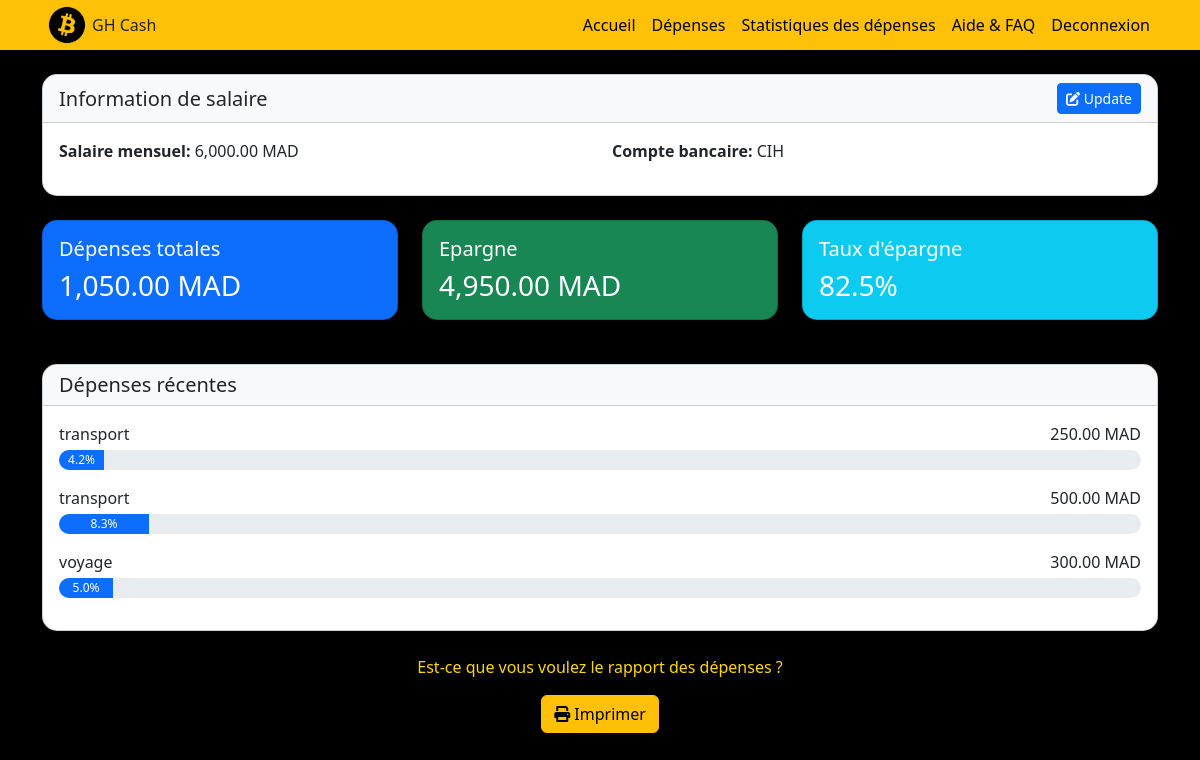
The page /login/dashboard.php (signed in) on the database its author committed.
### tables this page shows
CREATE TABLE `users` (
  `id_user` int(11) NOT NULL,
  `nom_user` varchar(200) NOT NULL,
  `prenom_user` varchar(200) NOT NULL,
  `username_user` varchar(200) NOT NULL,
  `email_user` varchar(200) NOT NULL,
  `password_user` varchar(200) NOT NULL,
  `city_user` varchar(200) NOT NULL,
  `bank_user` varchar(200) NOT NULL,
  `salaire_user` decimal(10,2) NOT NULL DEFAULT 0.00
);

CREATE TABLE `depenses` (
  `id_depense` int(11) NOT NULL,
  `id_user` int(11) NOT NULL,
  `categorie` varchar(50) NOT NULL,
  `montant` decimal(10,2) NOT NULL,
  `date_transaction` date NOT NULL
);

### login/dashboardCode.php (called while the page is built, shortened)
<?php
$conn = mysqli_connect("localhost", "root", "", "pfe");
$user_id = (int)$_SESSION['user_id'];
$user_query = "SELECT * FROM users WHERE id_user = $user_id";
$user_result = mysqli_query($conn, $user_query);
$user = mysqli_fetch_assoc($user_result);
$expenses_query = "SELECT SUM(montant) as total_expenses FROM depenses WHERE id_user = $user_id";
$expenses_result = mysqli_query($conn, $expenses_query);
$expenses_data = mysqli_fetch_assoc($expenses_result);
$total_expenses = (float)($expenses_data['total_expenses'] ?? 0);
$salaire = isset($user['salaire_user']) ? (float)$user['salaire_user'] : 0.00;
$savings = $salaire - $total_expenses;
$salaire_value = isset($user['salaire_user']) && $user['salaire_user'] > 0 ? (float)$user['salaire_user'] : 1;
$recent_expenses_query = "SELECT
    categorie,
    montant,
    date_transaction,
    (montant / GREATEST(?, 1)) * 100 as percentage
    FROM depenses
    WHERE id_user = ?
    ORDER BY date_transaction DESC
    LIMIT 5";
$stmt = $conn->prepare($recent_expenses_query);
$stmt->bind_param("di", $salaire_value, $user_id);
$stmt->execute();
$recent_expenses_result = $stmt->get_result();
$recent_expenses = [];
while ($row = mysqli_fetch_assoc($recent_expenses_result)) {
    $recent_expenses[] = $row;
}
?>

### login/dashboard.php (the view, shortened to what this page needs)
<?php
require_once 'dashboardCode.php';
?>
<!DOCTYPE html>
<html lang="en">
<head>
    <link href="https://cdn.jsdelivr.net/npm/bootstrap@5.3.0/dist/css/bootstrap.min.css" rel="stylesheet">
    <link rel="stylesheet" href="https://cdnjs.cloudflare.com/ajax/libs/font-awesome/6.0.0/css/all.min.css">
    <link rel="stylesheet" href="../css/styles.css">
</head>
<body>
    <nav class="navbar navbar-expand-lg navbar-warning bg-warning">
        <div class="container">
            <div class="logo">
                <img src="../img/btc.png" alt="Image">
                GH Cash
            </div>
            <ul class="navbar-nav">
                <li class="nav-item"><a class="nav-link" href="../index.php">Accueil</a></li>
                <li class="nav-item"><a class="nav-link" href="depenses.php">Dépenses</a></li>
                <li class="nav-item"><a class="nav-link" href="stats.php">Statistiques des dépenses</a></li>
                <li class="nav-item"><a class="nav-link" href="help.php">Aide & FAQ</a></li>
                <li class="nav-item"><a class="nav-link" href="logout.php">Deconnexion</a></li>
            </ul>
        </div>
    </nav>
    <div class="container mt-4">
        <div class="card mb-4">
            <div class="card-header d-flex justify-content-between align-items-center">
                <h5 class="mb-0">Information de salaire</h5>
                <a href="dashboard.php?action=edit_salary" class="btn btn-primary btn-sm">
                    <i class="fas fa-edit"></i> Update
                </a>
            </div>
            <div class="card-body">
                <div class="row">
                    <div class="col-md-6">
                    <p><strong>Salaire mensuel:</strong> <?php
                          $salaire = isset($user['salaire_user']) ? (float)$user['salaire_user'] : 0.00;
                          echo number_format($salaire, 2);
                    ?> MAD</p>
                    </div>
                    <div class="col-md-6">
                        <p><strong>Compte bancaire:</strong> <?php echo htmlspecialchars($user['bank_user']); ?></p>
                    </div>
                </div>
            </div>
        </div>
        <div class="row">
            <div class="col-md-4">
                <div class="card bg-primary text-white">
                    <div class="card-body">
                        <h5 class="card-title">Dépenses totales</h5>
                        <h3 class="card-text"><?php echo number_format($total_expenses, 2); ?> MAD</h3>
                    </div>
                </div>
            </div>
            <div class="col-md-4">
                <div class="card bg-success text-white">
                    <div class="card-body">
                        <h5 class="card-title">Epargne</h5>
                        <h3 class="card-text"><?php echo number_format($savings, 2); ?> MAD</h3>
                    </div>
                </div>
            </div>
            <div class="col-md-4">
                <div class="card bg-info text-white">
                    <div class="card-body">
                        <h5 class="card-title">Taux d'épargne</h5>
                        <h3 class="card-text"><?php $salaire = isset($user['salaire_user']) ? (float)$user['salaire_user'] : 1;
                    echo ($salaire > 0) ? number_format(($savings / $salaire) * 100, 1) : '0.0'; ?>%</h3>
                    </div>
                </div>
            </div>
        </div>
<div class="card mt-4">
    <div class="card-header">
        <h5 class="mb-0">Dépenses récentes</h5>
    </div>
    <div class="card-body">
        <?php if (empty($recent_expenses)): ?>
            <p class="text-muted">Aucune dépense enregistrée pour le moment.</p>
        <?php else: ?>
            <?php foreach ($recent_expenses as $expense): ?>
                <div class="mb-3">
                    <div class="d-flex justify-content-between align-items-center mb-1">
                        <span><?php echo htmlspecialchars($expense['categorie']); ?></span>
                        <span><?php echo number_format($expense['montant'], 2); ?> MAD</span>
                    </div>
                    <div class="progress">
                        <div class="progress-bar" role="progressbar"
                             style="width: <?php echo $expense['percentage']; ?>%"
                             aria-valuenow="<?php echo $expense['percentage']; ?>"
                             aria-valuemin="0"
                             aria-valuemax="100">
                            <?php echo number_format($expense['percentage'], 1); ?>%
                        </div>
                    </div>
                </div>
            <?php endforeach; ?>
        <?php endif; ?>
    </div>
</div>
<div class="text-center my-4">
    <p style='color: gold;'>Est-ce que vous voulez le rapport des dépenses&nbsp;?</p>
    <a href="stats.php?print=1" class="btn btn-warning" target="_blank">
        <i class="fas fa-print"></i> Imprimer
    </a>
</div>
    </div>
</body>
</html>

### css/styles.css (style rules this page uses)
.logo { display: flex; align-items: center; }
.logo img { height: 40px; margin: 5px; }
.navbar { padding: 0 1rem; margin: 0; border-radius: 0; }
.navbar-nav { margin-left: auto; }
.nav-link { color: black; }
body { background-color: black; margin: 0; }

### login/dashboard.php (style rules this page uses)
.card { border-radius: 15px; box-shadow: 0 4px 6px rgba(0, 0, 0, 0.1); margin-bottom: 20px; }
.card-header { border-radius: 15px 15px 0 0 !important; background-color: #f8f9fa; }
.progress { height: 20px; border-radius: 10px; }

### rows shown on the page
users: salaire_user "6,000.00", bank_user "CIH"
depenses: categorie "transport", montant "250.00", $expense['percentage'] 4.166667 (drawn), percentage "4.2"
depenses: categorie "transport", montant "500.00", $expense['percentage'] 8.333333 (drawn), percentage "8.3"
depenses: categorie "voyage", montant "300.00", $expense['percentage'] 5.000000 (drawn), percentage "5.0"

### other values the page prints
$total_expenses "1,050.00"
$savings "4,950.00"
